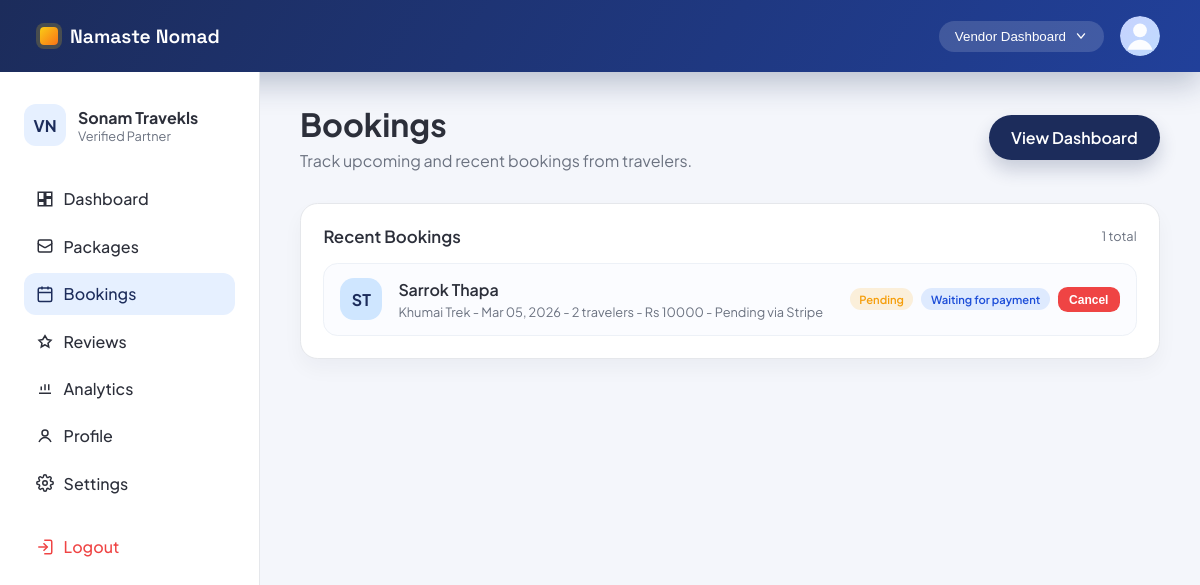
/accounts/vendor/bookings/ (signed in), run on an earlier commit of the app's database.
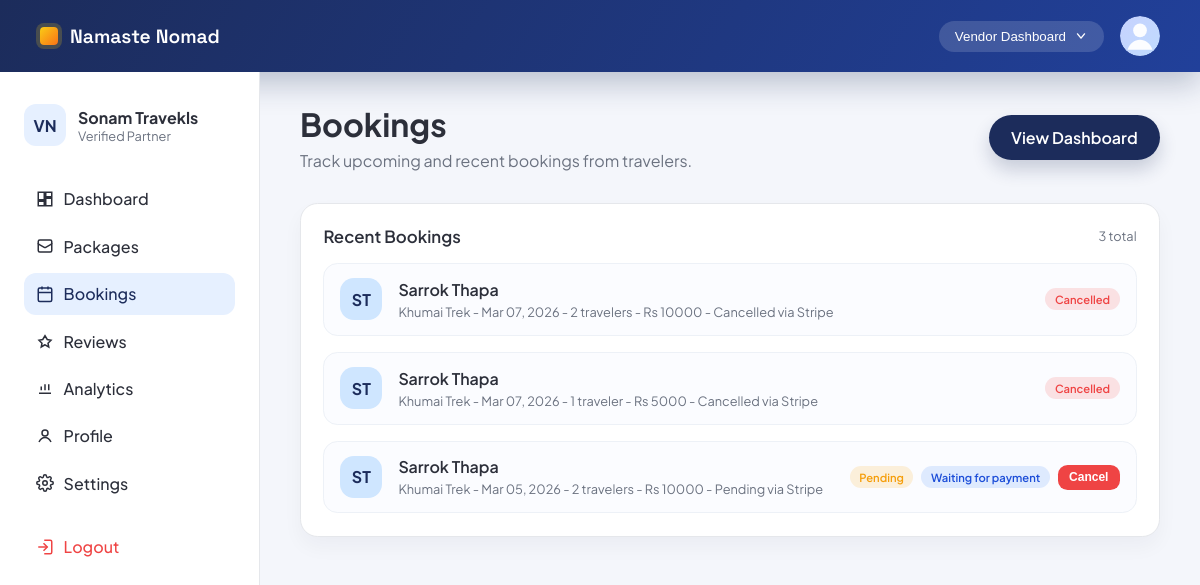
And on a later commit of the database.
### core/models.py (models this page shows, shortened)
class Booking(models.Model):
    STATUS_PAYMENT_PENDING = 'payment_pending'
    STATUS_PENDING = 'pending'
    STATUS_CONFIRMED = 'confirmed'
    STATUS_CANCELLED = 'cancelled'
    STATUS_CHOICES = [
        (STATUS_PAYMENT_PENDING, 'Payment Pending'),
        (STATUS_PENDING, 'Pending'),
        (STATUS_CONFIRMED, 'Confirmed'),
        (STATUS_CANCELLED, 'Cancelled'),
    ]
    PAYMENT_METHOD_STRIPE = 'stripe'
    PAYMENT_METHOD_ESEWA = 'esewa'
    PAYMENT_METHOD_KHALTI = 'khalti'
    PAYMENT_METHOD_CHOICES = [
        (PAYMENT_METHOD_STRIPE, 'Stripe'),
        (PAYMENT_METHOD_ESEWA, 'eSewa'),
        (PAYMENT_METHOD_KHALTI, 'Khalti'),
    ]
    PAYMENT_STATUS_PENDING = 'pending'
    PAYMENT_STATUS_PAID = 'paid'
    PAYMENT_STATUS_CANCELLED = 'cancelled'
    PAYMENT_STATUS_EXPIRED = 'expired'
    PAYMENT_STATUS_CHOICES = [
        (PAYMENT_STATUS_PENDING, 'Pending'),
        (PAYMENT_STATUS_PAID, 'Paid'),
        (PAYMENT_STATUS_CANCELLED, 'Cancelled'),
        (PAYMENT_STATUS_EXPIRED, 'Expired'),
    ]
    SOURCE_CHOICES = [
        ('direct', 'Direct'),
        ('partner', 'Partner'),
        ('social', 'Social'),
        ('marketplace', 'Marketplace'),
    ]
    package = models.ForeignKey(Package, on_delete=models.CASCADE, related_name='bookings')
    traveler = models.ForeignKey(
        settings.AUTH_USER_MODEL,
        on_delete=models.SET_NULL,
        related_name='traveler_bookings',
        null=True,
        blank=True,
    )
    number_of_people = models.PositiveIntegerField(default=1)
    travel_date = models.DateField(default=date.today)
    special_notes = models.TextField(blank=True)
    start_date = models.DateField(null=True, blank=True)
    end_date = models.DateField(null=True, blank=True)
    status = models.CharField(max_length=20, choices=STATUS_CHOICES, default=STATUS_PAYMENT_PENDING)
    payment_method = models.CharField(
        max_length=20,
        choices=PAYMENT_METHOD_CHOICES,
        default=PAYMENT_METHOD_STRIPE,
    )
    payment_status = models.CharField(
        max_length=20,
        choices=PAYMENT_STATUS_CHOICES,
        default=PAYMENT_STATUS_PENDING,
    )
    payment_reference = models.CharField(max_length=255, blank=True)
    stripe_checkout_session_id = models.CharField(max_length=255, blank=True)
    paid_at = models.DateTimeField(null=True, blank=True)
    payment_expires_at = models.DateTimeField(null=True, blank=True)
    source = models.CharField(max_length=20, choices=SOURCE_CHOICES, default='direct')
    total_price = models.DecimalField(
        max_digits=10,
        decimal_places=2,
        validators=[MinValueValidator(0)],
    )
    created_at = models.DateTimeField(auto_now_add=True)

class Package(models.Model):
    DIFFICULTY_CHOICES = (
        ('easy', 'Easy'),
        ('moderate', 'Moderate'),
        ('challenging', 'Challenging'),
        ('expedition', 'Expedition'),
    )
    CATEGORY_TREK = 'TREK'
    CATEGORY_TOUR = 'TOUR'
    CATEGORY_CHOICES = (
        (CATEGORY_TREK, 'Trek'),
        (CATEGORY_TOUR, 'Tour'),
    )
    vendor = models.ForeignKey(
        settings.AUTH_USER_MODEL,
        on_delete=models.CASCADE,
        related_name='vendor_packages',
    )
    title = models.CharField(max_length=200)
    category = models.CharField(max_length=10, choices=CATEGORY_CHOICES, default=CATEGORY_TREK)
    location = models.CharField(max_length=120, blank=True)
    description = models.TextField(blank=True)
    itinerary = models.TextField(blank=True)
    inclusions = models.TextField(blank=True)
    exclusions = models.TextField(blank=True)
    duration_days = models.PositiveSmallIntegerField(blank=True, null=True)
    difficulty = models.CharField(max_length=20, choices=DIFFICULTY_CHOICES, blank=True)
    group_size = models.PositiveSmallIntegerField(blank=True, null=True)
    available_slots = models.PositiveIntegerField(default=10)
    best_season = models.CharField(max_length=100, blank=True)
    image_url = models.URLField(blank=True)
    price = models.DecimalField(
        max_digits=10,
        decimal_places=2,
        validators=[MinValueValidator(0)],
    )
    is_active = models.BooleanField(default=True)
    views_count = models.PositiveIntegerField(default=0)
    created_at = models.DateTimeField(auto_now_add=True)

### accounts/models.py (models this page shows, shortened)
class User(AbstractUser):
    USER_TYPE_CHOICES = (
        ('vendor', 'Vendor'),
        ('traveler', 'Traveler'),
        ('admin', 'Admin'),
    )
    user_type = models.CharField(max_length=10, choices=USER_TYPE_CHOICES)
    phone = models.CharField(max_length=20, blank=True, null=True)
    is_verified = models.BooleanField(default=False)

### accounts/views.py (the view)
# urls.py: path('vendor/bookings/', views.vendor_bookings, name='vendor_bookings'),
@never_cache
@login_required(login_url='vendor_login')
def vendor_bookings(request):
    if not _ensure_vendor(request):
        return redirect('vendor_login')
    vendor_profile = _get_vendor_profile(request.user)
    bookings = Booking.objects.filter(package__vendor=request.user).select_related(
        'package',
        'traveler',
    ).order_by('-created_at')
    return render(request, 'accounts/vendor_bookings.html', {
        'vendor_profile': vendor_profile,
        'active_page': 'bookings',
        'bookings': bookings,
    })

### accounts/views.py (called while the page is built)
def _get_vendor_profile(user):
    try:
        return user.vendor_profile
    except VendorProfile.DoesNotExist:
        return None

def _ensure_vendor(request):
    if getattr(request.user, 'user_type', '') != 'vendor':
        messages.error(request, 'Vendor access only.')
        return False
    vendor_profile = _get_vendor_profile(request.user)
    if vendor_profile and not vendor_profile.is_approved:
        messages.error(request, 'Your vendor account is pending approval.')
        return False
    return True

### accounts/templates/accounts/vendor_bookings.html (shortened to what this page needs)
{% extends "accounts/vendor_base.html" %}
{% block content %}
<section class="page-header">
    <div>
        <h1>Bookings</h1>
        <p>Track upcoming and recent bookings from travelers.</p>
    </div>
    <a class="primary-action" href="{% url 'vendor_dashboard' %}">
        View Dashboard
    </a>
</section>
<section class="card list-card">
    <div class="card-header">
        <h3>Recent Bookings</h3>
        <span class="card-meta">{{ bookings|length }} total</span>
    </div>
    <div class="booking-list">
        {% if bookings %}
            {% for booking in bookings %}
                <div class="booking-item">
                    <div class="booking-avatar">
                        {{ booking.traveler.first_name|default:"T"|slice:":1" }}{{ booking.traveler.last_name|default:""|slice:":1" }}
                    </div>
                    <div class="booking-info">
                        <div class="booking-name">
                            {{ booking.traveler.get_full_name|default:"Traveler" }}
                        </div>
                        <div class="booking-meta">
                            {{ booking.package.title }} -
                            {{ booking.travel_date|date:"M d, Y" }} -
                            {{ booking.number_of_people }} traveler{{ booking.number_of_people|pluralize }} -
                            Rs {{ booking.total_price|floatformat:0 }} -
                            {{ booking.get_payment_status_display }} via {{ booking.get_payment_method_display }}
                        </div>
                    </div>
                    <div class="booking-actions">
                        <span class="status {{ booking.status }}">{{ booking.get_status_display }}</span>
                        {% if booking.status != 'confirmed' and booking.payment_status == 'paid' %}
                            <form method="POST" action="{% url 'vendor_booking_status_update' booking.id %}">
                                {% csrf_token %}
                                <input type="hidden" name="next" value="{{ request.path }}">
                                <button type="submit" name="status" value="confirmed" class="btn small success">Confirm</button>
                            </form>
                        {% elif booking.status != 'cancelled' and booking.payment_status != 'paid' %}
                            <span class="status payment-pending">Waiting for payment</span>
                        {% endif %}
                        {% if booking.status != 'cancelled' %}
                            <form method="POST" action="{% url 'vendor_booking_status_update' booking.id %}">
                                <button type="submit" name="status" value="cancelled" class="btn small danger">Cancel</button>
                            </form>
                        {% endif %}
                    </div>
                </div>
            {% endfor %}
        {% else %}
            <div class="empty-state">No bookings yet.</div>
        {% endif %}
    </div>
</section>
{% endblock %}

What changed in the data, as far as the page shows it:
added Booking: traveler.first_name "S", traveler.last_name "T", traveler.get_full_name "Sarrok Thapa", package "Khumai Trek", travel_date "Mar 07, 2026", number_of_people "2", total_price "10000", payment_status "Cancelled", payment_method "Stripe", status "Cancelled"
added Booking: traveler.first_name "S", traveler.last_name "T", traveler.get_full_name "Sarrok Thapa", package "Khumai Trek", travel_date "Mar 07, 2026", number_of_people "1", total_price "5000", payment_status "Cancelled", payment_method "Stripe", status "Cancelled"
Also different on the page:
{{ bookings|length }}: "1" → "3"
